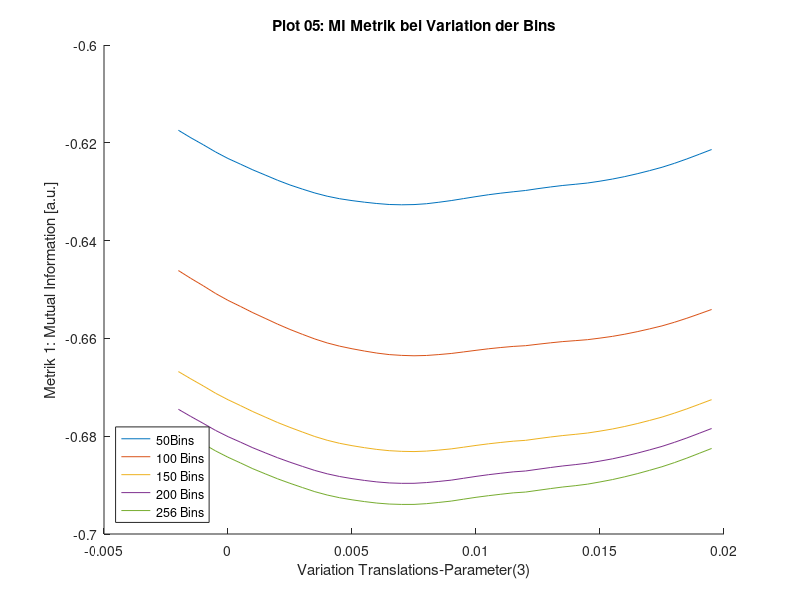

MATLAB code for this plot:
data = importdata('50.txt', ' ');
data1 = importdata('100.txt', ' ');
data2 = importdata('150.txt', ' ');
data3 = importdata('200.txt', ' ');
data4 = importdata('256.txt', ' ');
scale = data(:,2);

m = data(:,3);
m1 = data1(:,3);
m2 = data2(:,3);
m3 = data3(:,3);
m4 = data4(:,3);

figure
hold on
%yyaxis left
xlabel('Variation Translations-Parameter(3)')
title('Plot 05: MI Metrik bei Variation der Bins')
%Plot 01: CT/CT Parameter[0]
%Plot 02: CT/CT Parameter[3]
%Plot 03: CT/MR Parameter[0]
%Plot 04: CT/MR Parameter[3]

ylabel('Metrik 1: Mutual Information [a.u.]')
plot(scale, m)
plot(scale, m1)
plot(scale, m2)
plot(scale, m3)
plot(scale, m4)
%yyaxis right
%ylabel('Metrik')
%plot(scale, m2)

legend('50Bins','100 Bins','150 Bins','200 Bins', '256 Bins','Location','southwest')



